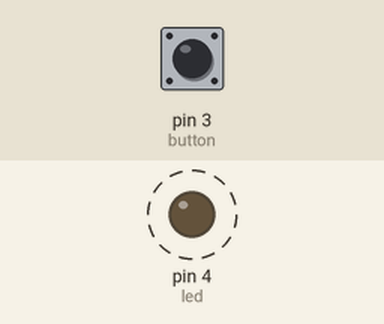
The sketch below on a simulated Arduino Uno, built with avr-gcc and run on an emulated ATmega328P. Shown: output pins drawn as LEDs (lit = HIGH). Dashed ring = blinking. The test bench sets the inputs (shaded band); at power-on: pin 3 (button) HIGH. Sleep ends after the set time or at an interrupt; no radio packets arrive unless stated.

Above: at 1.95 s.
2.0 s: pin 3 (button) pulled LOW for 0.15 s
5.0 s: pin 3 (button) pulled LOW for 1 s
At 7.7 s:
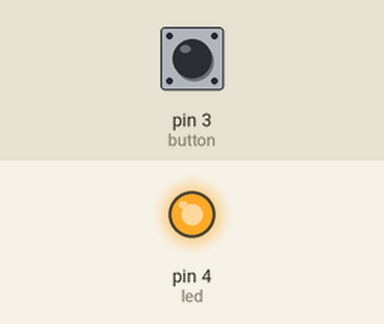
8.0 s: pin 3 (button) pulled LOW for 3.2 s
At 19.2 s:
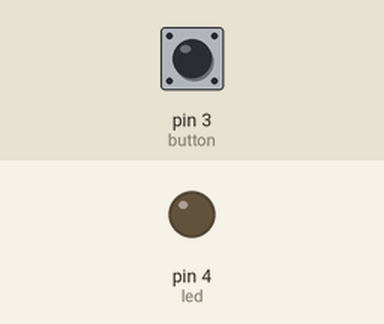
Timing chart, 0 to 20.2 s (numbered marks = the images above; inputs shaded):
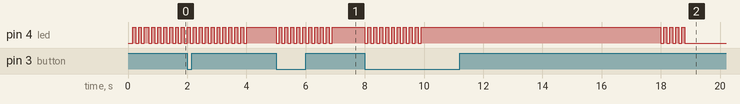

Measured:
- after the input at 5.0 s, pin 4 (led): alternates HIGH for 0.10 s and LOW for 0.10 s, 20 changes in all, then stays HIGH, starting at once
- by itself, pin 4 (led): alternates HIGH for 0.10 s and LOW for 0.10 s, 21 changes in all, then stays HIGH

The sketch:

doorbell.ino
```cpp
/*
 *  DOORBELL UNIT - NRF24L01+
 *  ---------------------------------------------------------------------------
 *  This version of the doorbell unit uses the NRF24L01+ 2.4GHz radio to send
 *  ring notifications to the base unit.
 *  This implementation is the first version of the doorbell, with limitted
 *  functionality - i.e. Just a doorbell.  The initial vision was for a full
 *  door monitoring system with a motion sensor to wake the device, camera and
 *  audio interaction with the person at the door, a weather station capturing
 *  temperature, humidity, and barometric pressure.
 *
 *  ATTRIBUTIONS
 *
 *  Uses the optimized RF24 library from TMRh20. https://github.com/TMRh20/RF24
 *  ---------------------------------------------------------------------------
 */

#include <avr/sleep.h>
#include <avr/power.h>
#include <SPI.h>
#include <RF24_config.h>
#include <nRF24L01.h>
#include <RF24.h>

// Define pins used by NRF24L01+ for chip select and chip enable
#define CE_PIN   9
#define CSN_PIN  10

// This is the address of the receiver.
const uint64_t pipe = 0xE8E8F0F0E1LL;

// The message sent to the base unit is an array or two integers - one identifying
// the network (in this case, I used our house number), and another that identifies
// the specific sending unit.  This allows for multiple units to be added to the
// network - e.g. front door, back door, garage, etc.
int message[2];

// Define the NRF24L01+ radio object
RF24 radio(CE_PIN, CSN_PIN);

const int button = 3;
const int led = 4;
const int debounceDelay = 500;
const int activityTimeout = 10000;

volatile bool ringRequested = false;
volatile int lastPressed = 0;

bool ledOn = false;
bool startingUp;


// - - - - - - - - - - - - - - - - - - - - - - - - - - - - - - - - - - - -
// Initialize NRF24L01+ radio to enable communication.
// - - - - - - - - - - - - - - - - - - - - - - - - - - - - - - - - - - - -
void initializeComm()
{
    message[0] = 517;       // Network ID
    message[1] = 1;         // Unit ID

    radio.begin();
    radio.openWritingPipe( pipe );

    delay(50);
}

// - - - - - - - - - - - - - - - - - - - - - - - - - - - - - - - - - - - -
// - - - - - - - - - - - - - - - - - - - - - - - - - - - - - - - - - - - -
void sendNotify()
{
    radio.write( message, sizeof( message ) );

    flashLed(4);
}

/* ------------------- MAIN HANDLERS & LOOP -------------------------------- */

// - - - - - - - - - - - - - - - - - - - - - - - - - - - - - - - - - - - -
// - - - - - - - - - - - - - - - - - - - - - - - - - - - - - - - - - - - -
void flashLed(int repeat)
{
    for (byte i = 0; i < repeat; i++)
    {
        digitalWrite(led, LOW);
        delay(100);
        digitalWrite(led, HIGH);
        delay(100);
    }
}

// - - - - - - - - - - - - - - - - - - - - - - - - - - - - - - - - - - - -
// - - - - - - - - - - - - - - - - - - - - - - - - - - - - - - - - - - - -
void buttonPressed()
{
    // Handle button debouncing by not handling a button press within 1 second of the previous press.
    if ( !startingUp && !ringRequested && (millis() - lastPressed > debounceDelay) )
    {
        ringRequested = true;
        ledOn = true;
        lastPressed = millis();
    }

    startingUp = false;
}

// - - - - - - - - - - - - - - - - - - - - - - - - - - - - - - - - - - - -
// - - - - - - - - - - - - - - - - - - - - - - - - - - - - - - - - - - - -
void wakeUp()
{
    sleep_disable();

    // When we wake up, we want to trigger the button press event
    // Remove the wakeUp interrupt handler
    detachInterrupt(INT1);

    #ifdef DEBUGMODE
        Serial.println("wake!");
    #endif

    // Restore AVR peripherals used elsewhere in the code
    power_usart0_enable(); // Enable Serial
    power_timer0_enable(); // Enable millis() etc.
    power_spi_enable();    // Enable SPI

    // Turn on the NRF24L01+ radio.
    radio.powerUp();

    // Set up button to trigger an interrupt.
    attachInterrupt(INT1, buttonPressed, FALLING);

    delay(50);

    // Simulate button press to set the correct flags
    buttonPressed();
}

// - - - - - - - - - - - - - - - - - - - - - - - - - - - - - - - - - - - -
// goToSleep()
// Powers down communication module and microcontroller. The normal button
// interrupt handler is disconnected, and another handler that handles the
// wakup is attached.
// - - - - - - - - - - - - - - - - - - - - - - - - - - - - - - - - - - - -
void goToSleep(void)
{
    noInterrupts();
    detachInterrupt(INT1);
    delay(50);
    attachInterrupt(INT1, wakeUp, LOW);
    interrupts();
    delay(50);

    digitalWrite(led, LOW);

    set_sleep_mode(SLEEP_MODE_PWR_DOWN);
    sleep_enable();

    radio.powerDown();

    power_spi_disable();    // Disable SPI
    delay(50);              // Stall for last serial output
    power_timer0_disable(); // Disable millis() etc.
    power_usart0_disable(); // Disable Serial

    // Go to sleep
    sleep_mode();

    /* The program will continue from here. */
    // ....
}


// - - - - - - - - - - - - - - - - - - - - - - - - - - - - - - - - - - - -
// Setup
// Initializes the communication module, and configures the LED and button.
// The button presses are handled with an interrupt handler rather than
// polling.
// - - - - - - - - - - - - - - - - - - - - - - - - - - - - - - - - - - - -
void setup()
{
    startingUp = true;
    ringRequested = false;

    #ifdef DEBUGMODE
        Serial.begin(115200);
        delay(10);
        Serial.println();
        Serial.println();
        Serial.print("Configuring...");
    #endif

    pinMode(button, INPUT_PULLUP);
    pinMode(led, OUTPUT);

    initializeComm();

    flashLed(3);
    ledOn = true;

    // Set up button to trigger an interrupt.
    noInterrupts();
    attachInterrupt(INT1, buttonPressed, FALLING);
    interrupts();
    delay(50);

    startingUp = false;

    #ifdef DEBUGMODE
        Serial.println();
        Serial.print("Done.");
    #endif
}

// - - - - - - - - - - - - - - - - - - - - - - - - - - - - - - - - - - - -
// Main loop
// Sends the wireless notification to the base unit if someone presses the
// doorbell.  Flashes the LED then leaves it solid on for 20 seconds.  If
// the bell is not pressed again in that time, the device is put to sleep.
// - - - - - - - - - - - - - - - - - - - - - - - - - - - - - - - - - - - -
void loop()
{
    if ( ringRequested )
    {
        #ifdef DEBUGMODE
            Serial.println( "Button pressed" );
            Serial.println( "Sending message to base station ..." );
        #endif

        sendNotify();

        // Reset the ring request flag so button presses are allowed again.
        ringRequested = false;
    }

    // Let's check if the unit has been awake longer than the activity timeout
    // since the last time the button was pressed.  If so, put the unit to sleep.

    int timePassed = millis() - lastPressed;

    if ( timePassed > activityTimeout )
    {
        flashLed(4);
        digitalWrite(led, LOW);
        ledOn = false;

        goToSleep();
    }
    else
    {
        // When the button is pressed, flash the LED every half a second for 2 seconds
        // to let the user know that something is happening.
        if ( timePassed < 2000 && (0 < (timePassed % 500) < 10) )
        {
            flashLed(1);
        }
    }
}
```
